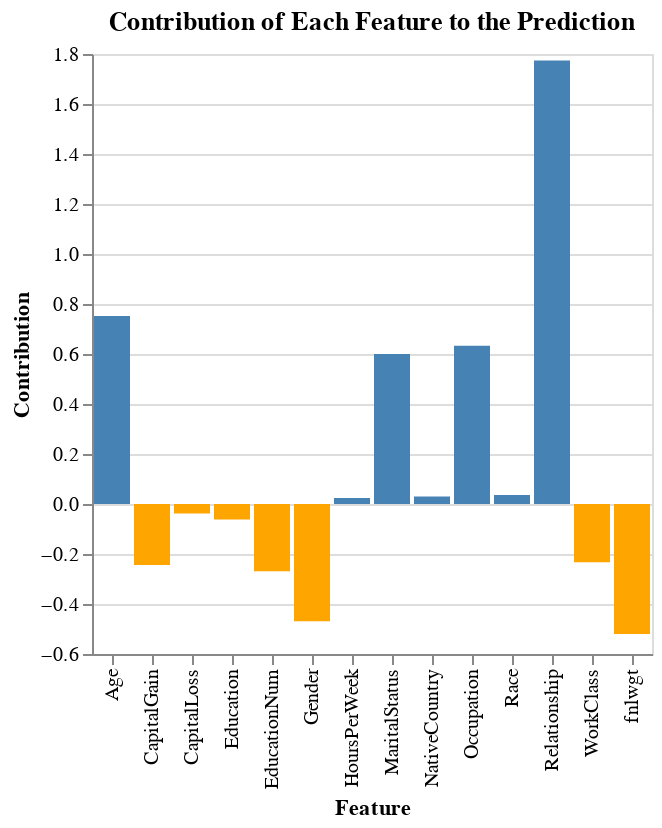

The notebook cell saved with this chart:
### Code cell
ans = eag.run("Please visualize the contribution of each feature previously obtained through the 2nd row of data in df as a sample.")
print(ans)

### Figure 1 — Vega-Lite specification as saved in the notebook (floating-point values rounded to 4 significant figures)
{"config": {"view": {"continuousWidth": 300, "continuousHeight": 300}}, "data": {"name": "data-8637358d0dd214cc2e833844abc0f29a"}, "mark": {"type": "bar"}, "encoding": {"color": {"condition": {"test": "(datum.Contribution > 0)", "value": "steelblue"}, "value": "orange"}, "x": {"field": "Feature", "type": "nominal"}, "y": {"field": "Contribution", "type": "quantitative"}}, "title": "Contribution of Each Feature to the Prediction", "$schema": "https://vega.github.io/schema/vega-lite/v5.17.0.json", "datasets": {"data-8637358d0dd214cc2e833844abc0f29a": [{"Feature": "Age", "Contribution": 0.7523}, {"Feature": "WorkClass", "Contribution": -0.2326}, {"Feature": "fnlwgt", "Contribution": -0.5203}, {"Feature": "Education", "Contribution": -0.0624}, {"Feature": "EducationNum", "Contribution": -0.2694}, {"Feature": "MaritalStatus", "Contribution": 0.5997}, {"Feature": "Occupation", "Contribution": 0.6335}, {"Feature": "Relationship", "Contribution": 1.774}, {"Feature": "Race", "Contribution": 0.0357}, {"Feature": "Gender", "Contribution": -0.4687}, {"Feature": "CapitalGain", "Contribution": -0.2444}, {"Feature": "CapitalLoss", "Contribution": -0.0381}, {"Feature": "HoursPerWeek", "Contribution": 0.0241}, {"Feature": "NativeCountry", "Contribution": 0.0305}]}}
